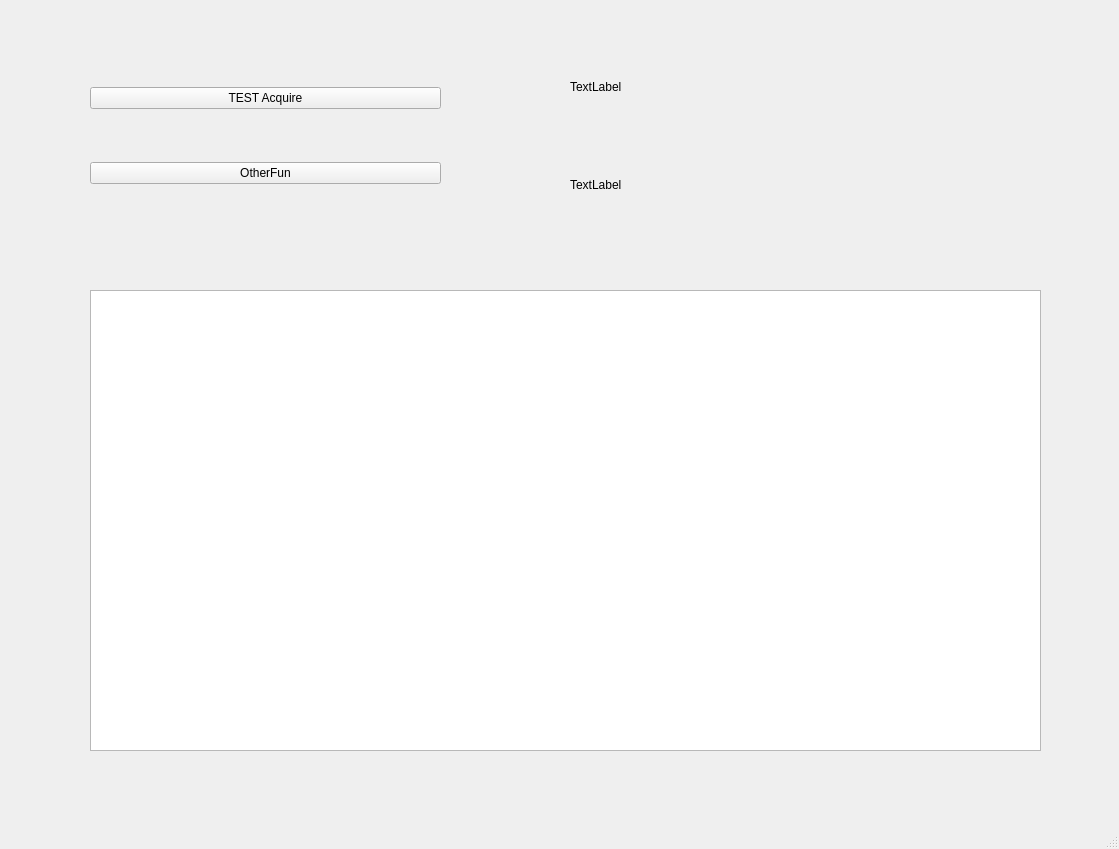
<?xml version="1.0" encoding="UTF-8"?>
<ui version="4.0">
 <class>MainWindow</class>
 <widget class="QMainWindow" name="MainWindow">
  <property name="geometry">
   <rect>
    <x>0</x>
    <y>0</y>
    <width>1119</width>
    <height>849</height>
   </rect>
  </property>
  <property name="windowTitle">
   <string>MainWindow</string>
  </property>
  <widget class="QWidget" name="centralwidget">
   <widget class="PlotWidget" name="graphicsView">
    <property name="geometry">
     <rect>
      <x>90</x>
      <y>290</y>
      <width>951</width>
      <height>461</height>
     </rect>
    </property>
   </widget>
   <widget class="QWidget" name="">
    <property name="geometry">
     <rect>
      <x>90</x>
      <y>40</y>
      <width>351</width>
      <height>191</height>
     </rect>
    </property>
    <layout class="QVBoxLayout" name="verticalLayout">
     <item>
      <widget class="QPushButton" name="testAcqButton">
       <property name="text">
        <string>TEST Acquire</string>
       </property>
      </widget>
     </item>
     <item>
      <widget class="QPushButton" name="otherFunButton">
       <property name="enabled">
        <bool>true</bool>
       </property>
       <property name="text">
        <string>OtherFun</string>
       </property>
      </widget>
     </item>
    </layout>
   </widget>
   <widget class="QWidget" name="">
    <property name="geometry">
     <rect>
      <x>570</x>
      <y>40</y>
      <width>461</width>
      <height>191</height>
     </rect>
    </property>
    <layout class="QVBoxLayout" name="verticalLayout_2">
     <item>
      <widget class="QLabel" name="leabelNo1">
       <property name="autoFillBackground">
        <bool>true</bool>
       </property>
       <property name="text">
        <string>TextLabel</string>
       </property>
      </widget>
     </item>
     <item>
      <widget class="QLabel" name="labelNo2">
       <property name="autoFillBackground">
        <bool>true</bool>
       </property>
       <property name="text">
        <string>TextLabel</string>
       </property>
      </widget>
     </item>
    </layout>
   </widget>
  </widget>
  <widget class="QStatusBar" name="statusbar"/>
 </widget>
 <customwidgets>
  <customwidget>
   <class>PlotWidget</class>
   <extends>QGraphicsView</extends>
   <header location="global">pyqtgraph</header>
  </customwidget>
 </customwidgets>
 <resources/>
 <connections/>
</ui>
